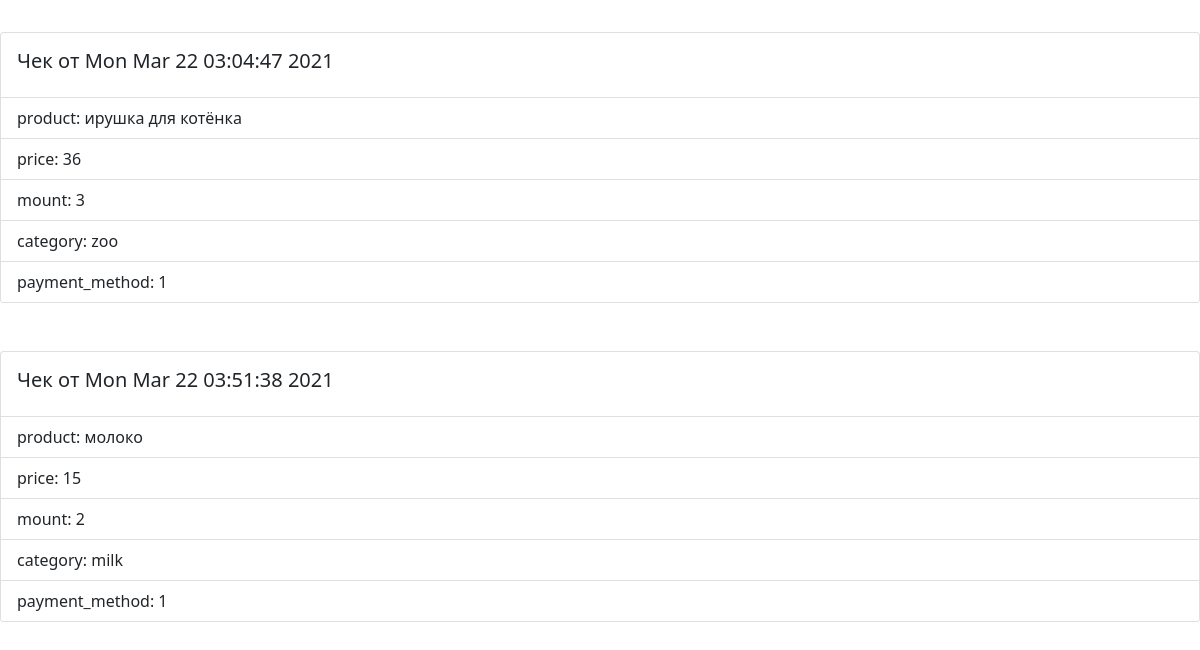
The app's page /checks (signed in, lower part), older data.
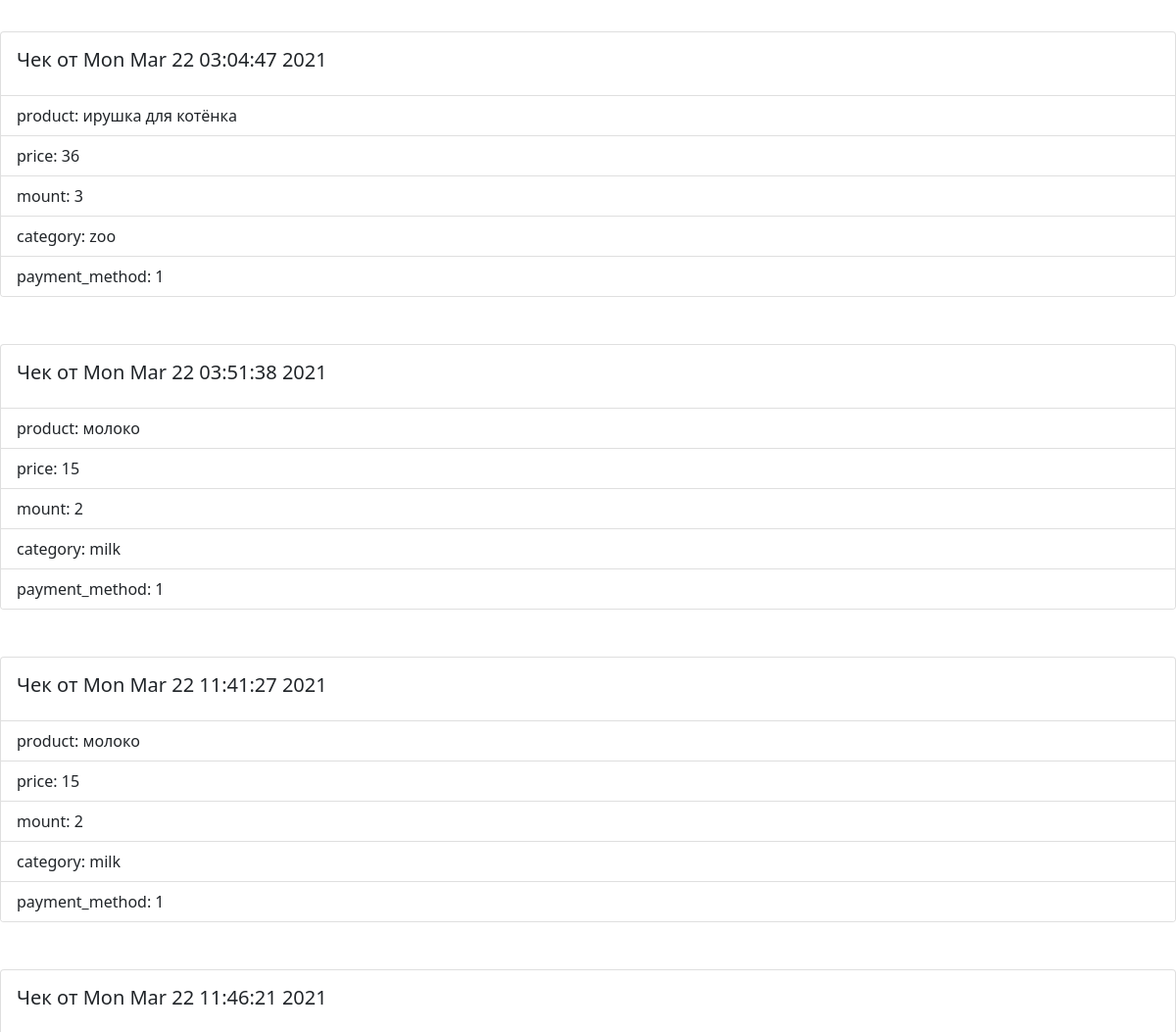
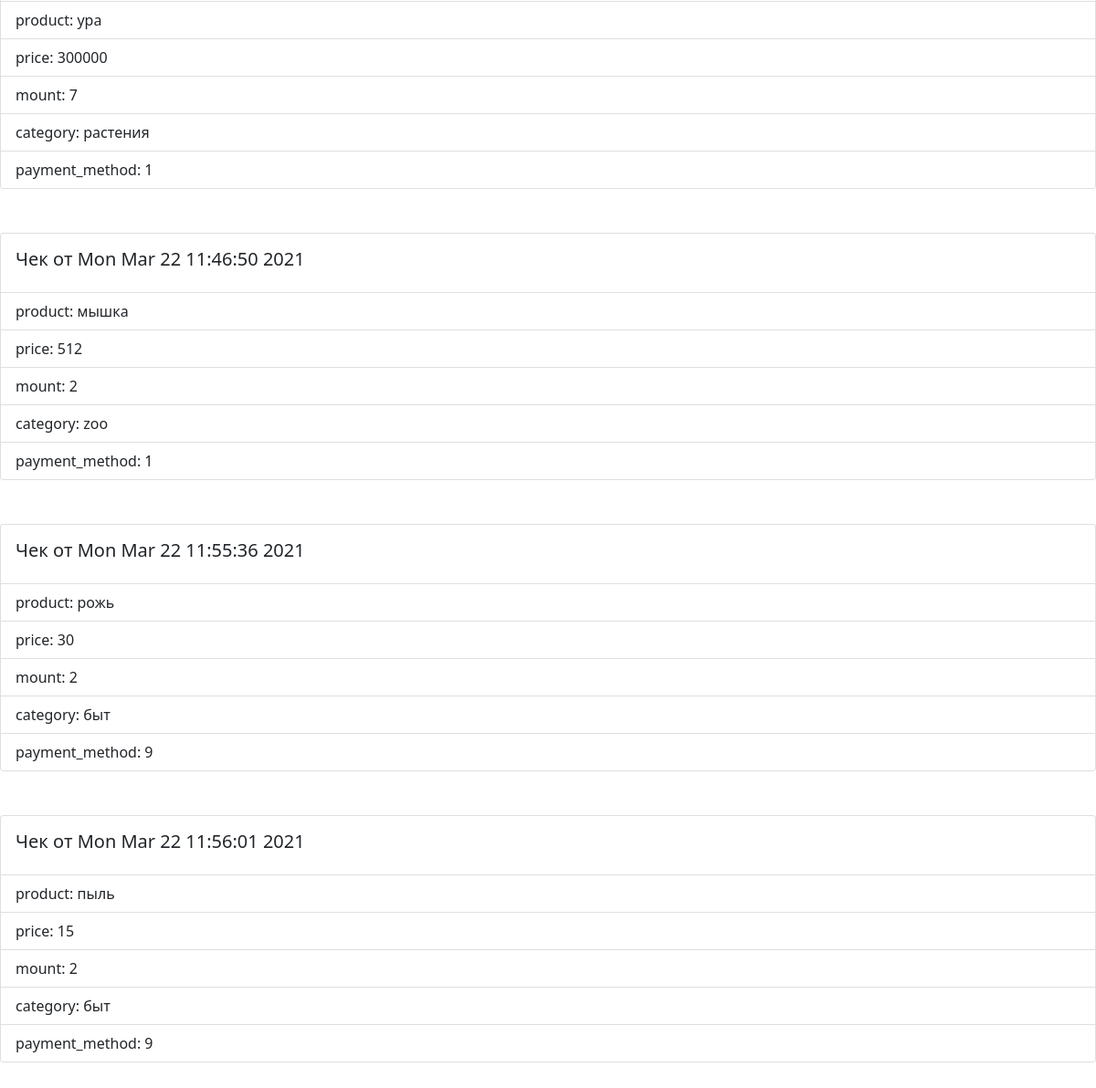
The same page, newer data (2 pictures, top to bottom).
### app/models.py (models this page shows)
class Check(db.Model):
    id = db.Column(db.Integer, primary_key=True)
    times = db.Column(db.String(555),index=True)
    product = db.Column(db.String(64), index=True)
    price = db.Column(db.Integer, index=True)
    mount = db.Column(db.Integer, index=True)
    category = db.Column(db.String(64), index=True)
    payment_method = db.Column(db.SmallInteger)  # 0 наличка 1 карта
    user_id = db.Column(db.Integer, index=True)

### app/views.py (the view)
@app.route('/checks')
def checks():
    nickname = session['nickname']
    user = User.query.filter_by(nickname=nickname).first()
    checks= Check.query.filter_by(user_id = user.id).all()
    if checks:
        return render_template("checks.html",checks=checks)
    else:
        flash("Вы еще не создали чеков")
        return redirect(url_for('user', nickname=nickname))

### app/views.py (called while the page is built)
@lm.user_loader
def load_user(id):
    return User.query.get(int(id))

### app/templates/checks.html (shortened to what this page needs)
<!DOCTYPE html>
<html lang="en">
<head>
</head>
<body>
{% extends "base.html" %}
{% block content %}
{% for check in checks%}
<div class="col">
            <div class="card">
              <div class="card-body">
                <h5 class="card-title">Чек от {{check.times}}</h5>
              </div>
              <ul class="list-group list-group-flush">
                <li class="list-group-item">product: {{check.product}}</li>
                <li class="list-group-item">price: {{check.price}}</li>
                <li class="list-group-item">mount: {{check.mount}}</li>
                <li class="list-group-item">category: {{check.category}}</li>
                <li class="list-group-item">payment_method: {{check.payment_method}}</li>
              </ul>
            </div>
    <br>
    <br>
          </div>
{% endfor %}
{% endblock %}

Row changes from the older to the newer data that the page shows:
added Check: times "Mon Mar 22 11:41:27 2021", product "молоко", price "15", mount "2", category "milk", payment_method "1"
added Check: times "Mon Mar 22 11:46:21 2021", product "ура", price "300000", mount "7", category "растения", payment_method "1"
added Check: times "Mon Mar 22 11:46:50 2021", product "мышка", price "512", mount "2", category "zoo", payment_method "1"
added Check: times "Mon Mar 22 11:55:36 2021", product "рожь", price "30", mount "2", category "быт", payment_method "9"
added Check: times "Mon Mar 22 11:56:01 2021", product "пыль", price "15", mount "2", category "быт", payment_method "9"
